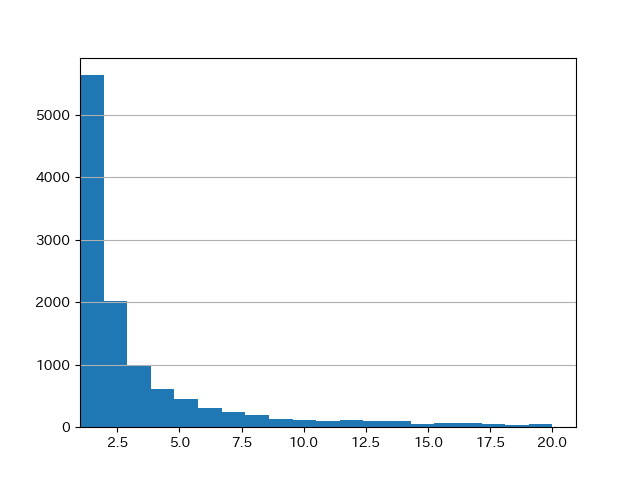

Reproduce this figure in Python.
import matplotlib.pyplot as plt
import matplotlib_fontja
from knock35 import count_word

result = count_word()

data = []

for r in result:
  data.append(r[1])

plt.hist(data, bins=20, range=(1, 20))
plt.grid(axis='y')
plt.xlim(xmin=1)
plt.savefig('./kotsugi/chapter04/knock38.png')
